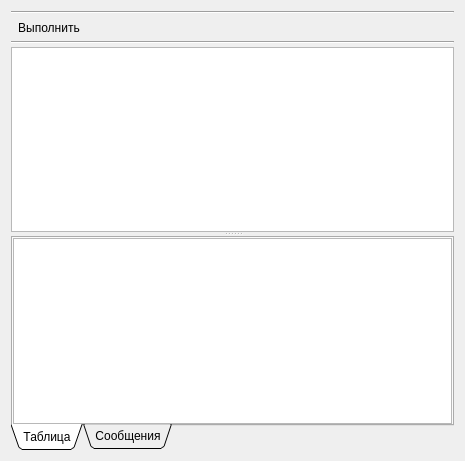
<?xml version="1.0" encoding="UTF-8"?>
<ui version="4.0">
 <class>QuerySqlWidget</class>
 <widget class="QWidget" name="QuerySqlWidget">
  <property name="geometry">
   <rect>
    <x>0</x>
    <y>0</y>
    <width>465</width>
    <height>461</height>
   </rect>
  </property>
  <property name="windowTitle">
   <string>Form</string>
  </property>
  <layout class="QVBoxLayout" name="verticalLayout_2">
   <property name="spacing">
    <number>3</number>
   </property>
   <item>
    <widget class="QFrame" name="topLine">
     <property name="frameShape">
      <enum>QFrame::HLine</enum>
     </property>
     <property name="frameShadow">
      <enum>QFrame::Sunken</enum>
     </property>
    </widget>
   </item>
   <item>
    <widget class="QToolButton" name="toolButtonRun">
     <property name="text">
      <string>Выполнить</string>
     </property>
     <property name="icon">
      <iconset resource="sqleditor.qrc">
       <normaloff>:/execquery</normaloff>:/execquery</iconset>
     </property>
     <property name="shortcut">
      <string>F5</string>
     </property>
     <property name="toolButtonStyle">
      <enum>Qt::ToolButtonTextBesideIcon</enum>
     </property>
     <property name="autoRaise">
      <bool>true</bool>
     </property>
    </widget>
   </item>
   <item>
    <widget class="QFrame" name="bottomLine">
     <property name="frameShape">
      <enum>QFrame::HLine</enum>
     </property>
     <property name="frameShadow">
      <enum>QFrame::Sunken</enum>
     </property>
    </widget>
   </item>
   <item>
    <widget class="QSplitter" name="splitter">
     <property name="orientation">
      <enum>Qt::Vertical</enum>
     </property>
     <widget class="QPlainTextEdit" name="plainQueryEdit"/>
     <widget class="QTabWidget" name="tabWidget">
      <property name="tabPosition">
       <enum>QTabWidget::South</enum>
      </property>
      <property name="tabShape">
       <enum>QTabWidget::Triangular</enum>
      </property>
      <property name="currentIndex">
       <number>0</number>
      </property>
      <widget class="QWidget" name="tabTable">
       <attribute name="title">
        <string>Таблица</string>
       </attribute>
       <layout class="QVBoxLayout" name="verticalLayout">
        <property name="spacing">
         <number>0</number>
        </property>
        <property name="leftMargin">
         <number>0</number>
        </property>
        <property name="topMargin">
         <number>0</number>
        </property>
        <property name="rightMargin">
         <number>0</number>
        </property>
        <property name="bottomMargin">
         <number>0</number>
        </property>
        <item>
         <widget class="QTableView" name="tableView">
          <property name="alternatingRowColors">
           <bool>true</bool>
          </property>
         </widget>
        </item>
       </layout>
      </widget>
      <widget class="QWidget" name="tabLog">
       <attribute name="title">
        <string>Сообщения</string>
       </attribute>
       <layout class="QVBoxLayout" name="verticalLayout_3">
        <property name="spacing">
         <number>0</number>
        </property>
        <property name="leftMargin">
         <number>0</number>
        </property>
        <property name="topMargin">
         <number>0</number>
        </property>
        <property name="rightMargin">
         <number>0</number>
        </property>
        <property name="bottomMargin">
         <number>0</number>
        </property>
        <item>
         <widget class="QPlainTextEdit" name="plainLogEdit"/>
        </item>
       </layout>
      </widget>
     </widget>
    </widget>
   </item>
  </layout>
 </widget>
 <resources>
  <include location="sqleditor.qrc"/>
 </resources>
 <connections/>
</ui>
